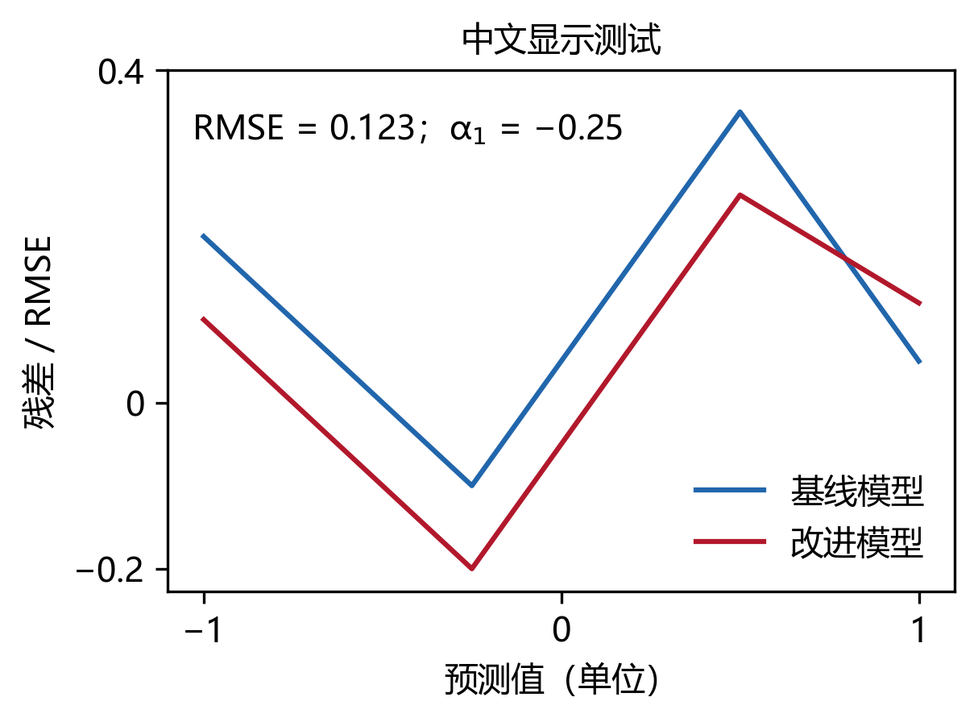
#> input picture skills/academic-figure/figure_font_smoke/chinese_font_smoke.png, 978 x 722 px, shrunk from 1214 x 896 before the run
$ python check_chinese.py ../figure_font_smoke/chinese_font_smoke.png
#> lines starting #> are read from the running program, lines starting #| are printed output that depends on the picture
### skills/academic-figure/scripts/chinese_fonts.py
#!/usr/bin/env python3
"""Resolve and smoke-test an installed Chinese-capable matplotlib font.

The resolver deliberately verifies glyph coverage instead of trusting a font
family name.  This prevents matplotlib's silent fallback from turning Chinese
labels into tofu boxes or an English-only fallback.
"""
from __future__ import annotations

import argparse
import json
import warnings
from dataclasses import asdict, dataclass
from pathlib import Path


REQUIRED_GLYPHS = "中文测量单位预测残差模型基线改进值"


@dataclass(frozen=True)
class FontInfo:
    path: str
    family: str
    glyphs_checked: str


# [60 lines left out: functions _font_paths, _supports, find_chinese_font, configure_matplotlib, not called in this run]


def inspect_image(path: Path) -> dict:
    """Check that a rendered raster exists, has dimensions, and is nonblank."""
    from PIL import Image, ImageChops, ImageStat

    if not path.is_file() or path.stat().st_size == 0:
        return {"path": str(path), "ok": False, "error": "输出文件不存在或为空"}
    try:
        image = Image.open(path).convert("RGB")
        gray = image.convert("L")
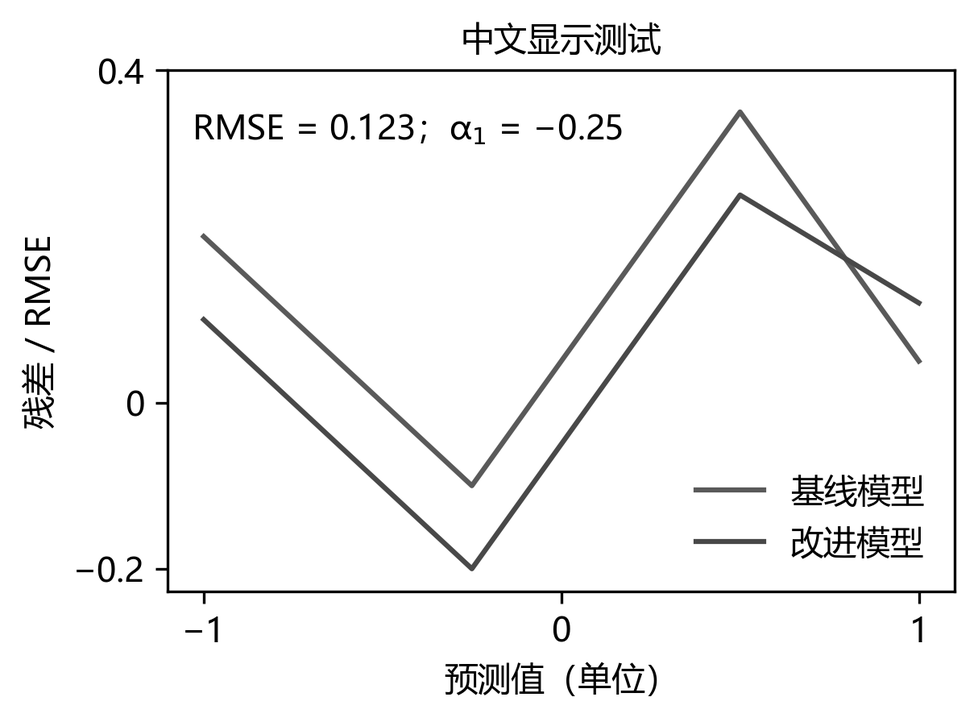
#> gray: PIL image 978x722 L; min 0, max 255, mean 244.9
        variance = ImageStat.Stat(gray).var[0]
#> variance = 1904.4
        ink = ImageChops.difference(gray, Image.new("L", gray.size, 255)).getbbox()
#> ink = (19, 19, 959, 699)
        margin = min(ink[0], ink[1], image.width - ink[2], image.height - ink[3]) if ink else 0
#> margin = 19
        checks = {
            "nonblank": variance > 0.1 and bool(ink),
            "scaling": image.width >= 300 and image.height >= 200,
            "clipping": margin >= 2,
            "grayscale": variance > 5,
            # Text/marker overlap still needs a visual pass; keep it explicit
            # in the report instead of pretending pixel heuristics can prove it.
            "overlap": "manual_visual_review_required",
        }
#> checks = {'nonblank': True, 'scaling': True, 'clipping': True, 'grayscale': True, 'overlap': 'manual_visual_review_required'}
        return {"path": str(path), "ok": all(value is True for key, value in checks.items() if key != "overlap"),
                "size": [image.width, image.height], "variance": variance, "margin": margin, "checks": checks}
    except Exception as exc:  # pragma: no cover - Pillow backend dependent
        return {"path": str(path), "ok": False, "error": str(exc)}


# [57 lines left out: functions render_smoke_test, main, not called in this run]


# [2 lines that do not run on import are left out]

### skills/academic-figure/scripts/check_chinese.py
#!/usr/bin/env python3
"""Static and rendered QA gate for Chinese scientific figure text."""
from __future__ import annotations

import os
import re
import shutil
import subprocess
from pathlib import Path

from chinese_fonts import inspect_image

CJK_RE = re.compile(r"[\u3400-\u9fff]")
PY_FONT_MARKERS = ("FontProperties", "find_chinese_font", "font_manager")
R_FONT_MARKERS = ("systemfonts", "sysfonts", "showtext", "font_add")


def _read(target: str) -> tuple[str, str]:
    if os.path.isfile(target):
        path = Path(target)
        return path.read_text(encoding="utf-8", errors="replace"), path.suffix.lower()
    return target, ""


def check(target, journal="nature-genetics"):
    source, suffix = _read(target)
    if suffix in {".png", ".jpg", ".jpeg", ".tif", ".tiff"}:
        result = inspect_image(Path(target))
#> result = 6 items
        return "Chinese glyph render", bool(result.get("ok")), [str(result)]
    if suffix == ".pdf":
        ok = Path(target).is_file() and Path(target).stat().st_size > 0
        messages = ["PDF exists" if ok else "PDF missing or empty"]
        pdftotext = shutil.which("pdftotext")
        if ok and pdftotext:
            extracted = subprocess.run([pdftotext, "-layout", target, "-"], capture_output=True, text=True,
                                       encoding="utf-8", errors="replace", check=False).stdout
            has_cjk = bool(CJK_RE.search(extracted))
            messages.append("PDF contains extractable Chinese glyph text" if has_cjk else
                            "FAIL: PDF has no extractable Chinese glyph text")
            ok = ok and has_cjk
        return "Chinese glyph render", ok, messages

    messages = []
    has_cjk = bool(CJK_RE.search(source))
    if not has_cjk:
        messages.append("FAIL: ordinary result-figure display text must include Chinese labels/captions")
    is_python = suffix in {".py", ""} and ("matplotlib" in source or "plt." in source or "fig," in source)
    is_r = suffix in {".r", ".rmd", ".qmd"} or "ggplot(" in source
    if is_python:
        if not any(marker in source for marker in PY_FONT_MARKERS):
            messages.append("FAIL: Python figure must resolve an installed Chinese font and use FontProperties/fallback")
        if not re.search(r"unicode_minus[\"']?\s*(?:\])?\s*[\"']?\s*[:=]\s*False", source):
            messages.append("FAIL: Python figure must set axes.unicode_minus=False")
        if not re.search(r"canvas\.draw\s*\(", source):
            messages.append("FAIL: Python figure must call fig.canvas.draw() before export")
    if is_r:
        if not any(marker in source for marker in R_FONT_MARKERS):
            messages.append("FAIL: R figure must detect fonts with systemfonts/sysfonts/showtext")
        if not re.search(r"(?:png\s*\([^)]*type\s*=\s*['\"]cairo|cairo_pdf\s*\()", source, re.I | re.S):
            messages.append("FAIL: R figure must use Cairo rendering for PNG/PDF")
    passed = has_cjk and not any(message.startswith("FAIL:") for message in messages)
    if passed:
        messages.append("PASS: Chinese labels, font resolution, minus-sign and draw/render gate detected")
    return "Chinese text/font QA", passed, messages


if __name__ == "__main__":
    import argparse
    parser = argparse.ArgumentParser()
    parser.add_argument("target")
    args = parser.parse_args()
    name, passed, messages = check(args.target)
#> name = 'Chinese glyph render'; passed = True; messages = 1 item
    print(name)
#| Chinese glyph render
    print("\n".join(messages))
#> (printed output is left out)
    raise SystemExit(0 if passed else 1)
#> (the program exits here)
